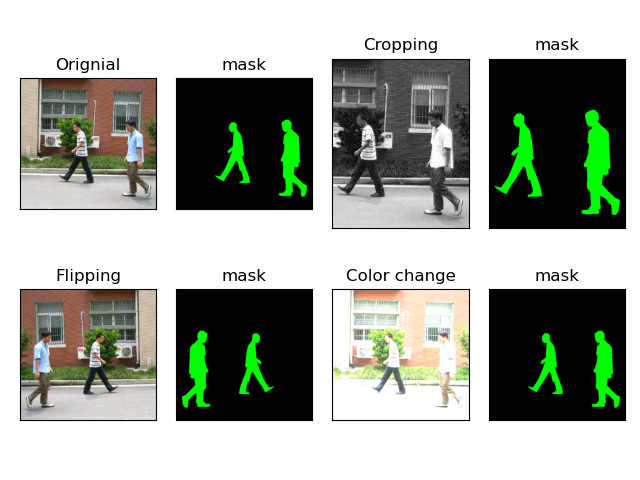
#> input picture images/dataset.png, 640 x 480 px
$ python -i ImageBase.py   (imports and definitions only)   (older library calls are emulated)
#> lines starting #> are read from the running program, lines starting #| are printed output that depends on the picture
#> further down, picture is the input picture: shape (480, 640, 3); mean B, G, R 158.6, 168.3, 162.3
#python3
#Steven Image base operation Class
import cv2
import numpy as np
from matplotlib import pyplot as plt
import random

# [24 lines left out: functions changeBgr2Rbg, changeRbg2Bgr, loadImg, not called in this run]

def loadGrayImg(file):
    img = loadImg(file,mode=cv2.IMREAD_GRAYSCALE)
    return img

def writeImg(img,filePath):
    cv2.imwrite(filePath,img)

def infoImg(img,str='image:'):
    return print(str,'shape:',img.shape,'size:',img.size,'dims=',img.ndim,'dtype:',img.dtype)

# [37 lines left out: functions grayImg, getImagChannel, resizeImg, showimage, plotImg, not called in this run]

def getImgHW(img):
    return img.shape[0],img.shape[1]

def distanceImg(img1,img2):
    return np.sqrt(np.sum(np.square(img1 - img2)))

"""-----------------------operation start-------"""
# [49 lines left out: functions calcAndDrawHist, equalizedHist, custEqualizedHist, not called in this run]

def histogram_equalize(img):
    b, g, r = cv2.split(img)
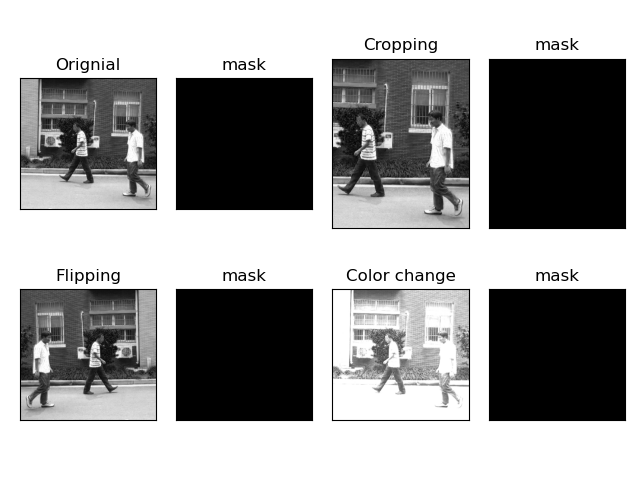
#> b: shape (480, 640); min 0, max 255, mean 158.6
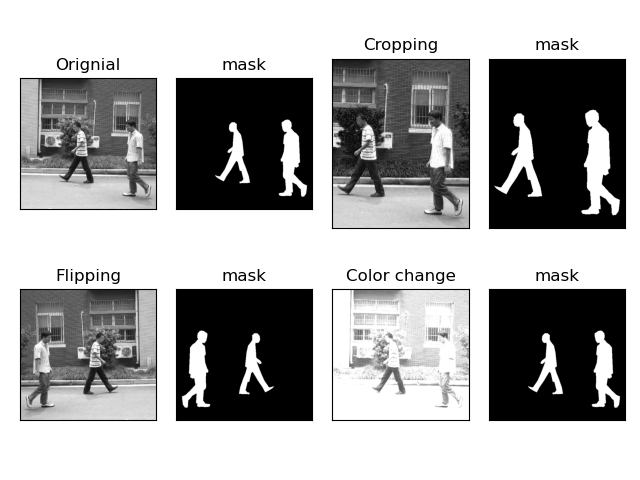
#> g: shape (480, 640); min 0, max 255, mean 168.3
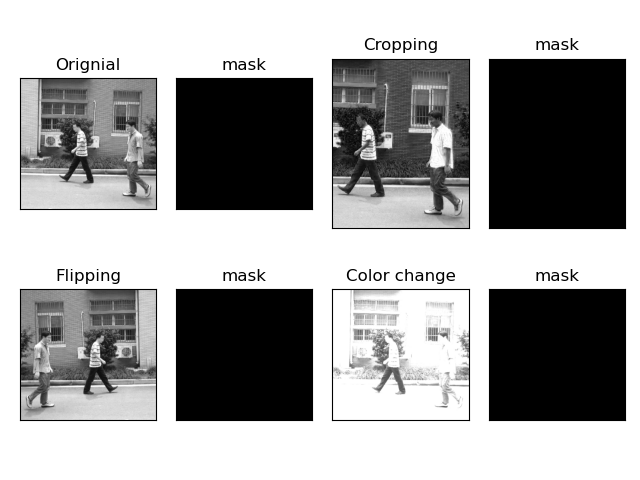
#> r: shape (480, 640); min 0, max 255, mean 162.3
    red = cv2.equalizeHist(r)
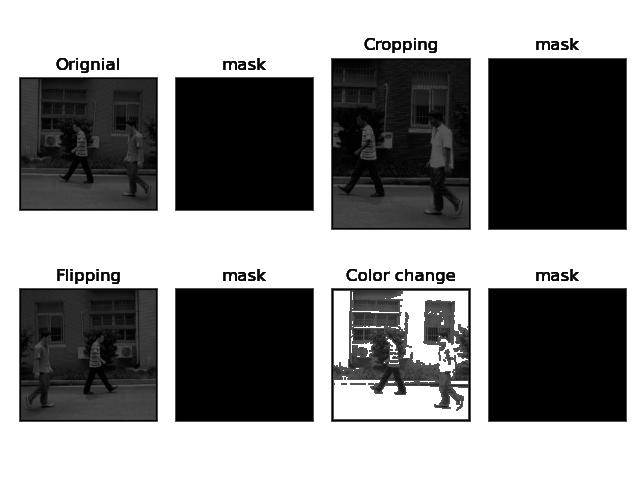
#> red: shape (480, 640); min 0, max 255, mean 137.1
    green = cv2.equalizeHist(g)
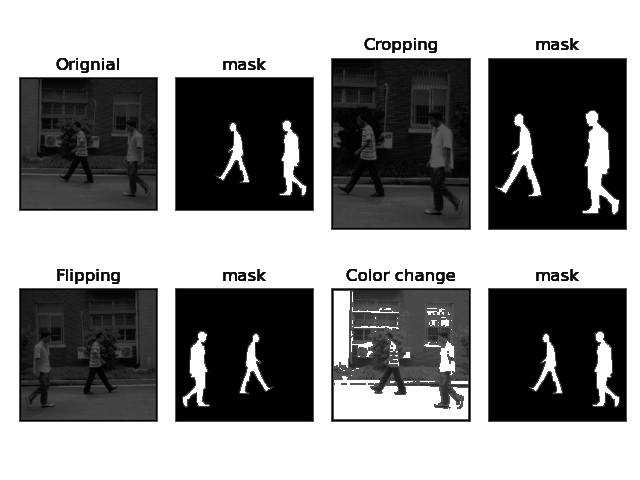
#> green: shape (480, 640); min 0, max 255, mean 141.7
    blue = cv2.equalizeHist(b)
    return cv2.merge((blue, green, red))
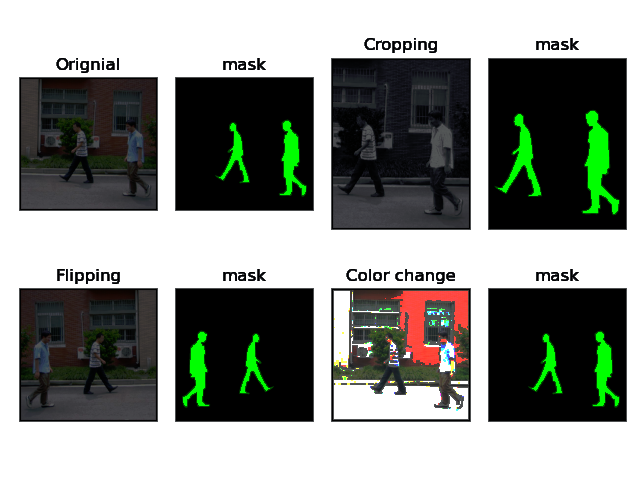
#> returned value: shape (480, 640, 3); mean of channels 0, 1, 2 135.7, 141.7, 137.1; drawn as B, G, R

# [43 lines left out: functions binaryImage, binaryImage2, thresHoldImage, OtsuMethodThresHold, not called in this run]

def thresHoldModel(img,mode=cv2.ADAPTIVE_THRESH_MEAN_C):
    #cv2.ADAPTIVE_THRESH_GAUSSIAN_C
    return cv2.adaptiveThreshold(img,255,mode,cv2.THRESH_BINARY,11,2)

def convolutionImg(img,kernel):
    return cv2.filter2D(img,-1,kernel)

# [343 lines left out: functions colorSpace, flipImg, custGray, differImg, reverseImg, LightImg and 9 more, not called in this run]

#https://docs.opencv.org/trunk/da/d22/tutorial_py_canny.html
def cannyImg(img,threshold1=100,threshold2=200):
    return cv2.Canny(img, threshold1=threshold1, threshold2=threshold2)

def sobelImg(img,scale=1,delta=0,ddepth = cv2.CV_16S, ksize=3):
    return cv2.Sobel(img, ddepth, 1, 0, ksize=ksize, scale=scale, delta=delta, borderType=cv.BORDER_DEFAULT)

# [23 lines left out: functions textImg, jointImage, not called in this run]

def rectangleImg(img,startPt,stopPt,color=(0, 0, 255),thickness=2):
    #return cv2.rectangle(img=img, pt1=startPt, pt2=stopPt, color=color, thickness=thickness)
    return cv2.rectangle(img, startPt, stopPt, color, thickness=2)

# [17 lines left out: functions adjustBrightnessAndContrast, GammaCorrection, not called in this run]

>>> import cv2
>>> picture = cv2.imread('../images/dataset.png')
>>> result = histogram_equalize(picture)

$ run again, on images/predict.png
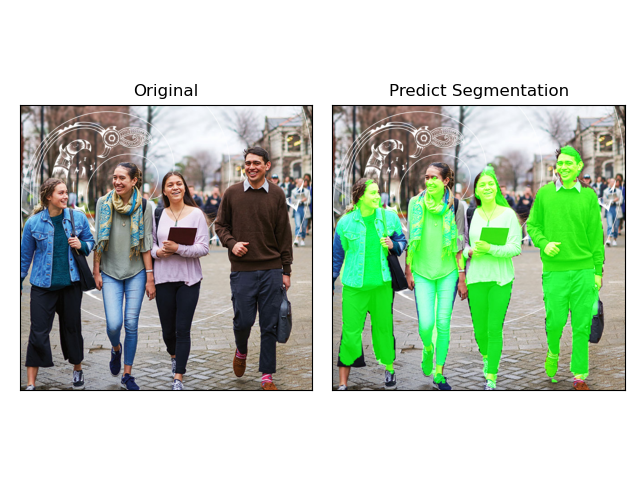
#> input picture images/predict.png, 640 x 480 px
#> picture is the input picture: shape (480, 640, 3); mean B, G, R 182.1, 199.2, 183.6
#> in histogram_equalize, `blue = cv2.equalizeHist(b)`:
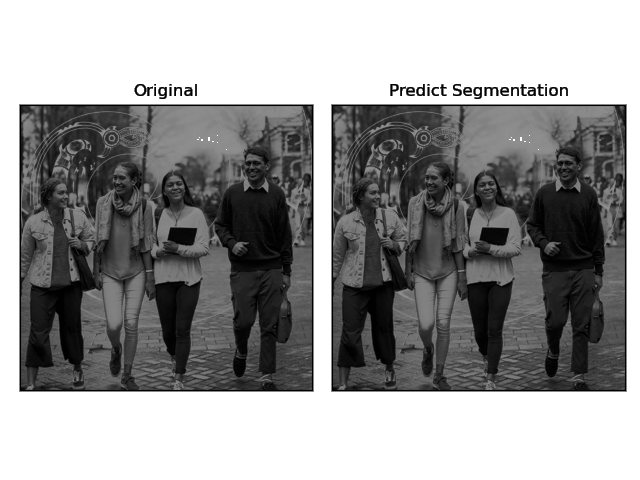
#> blue: shape (480, 640); min 0, max 255, mean 151.7
#> in histogram_equalize, `return cv2.merge((blue, green, red))`:
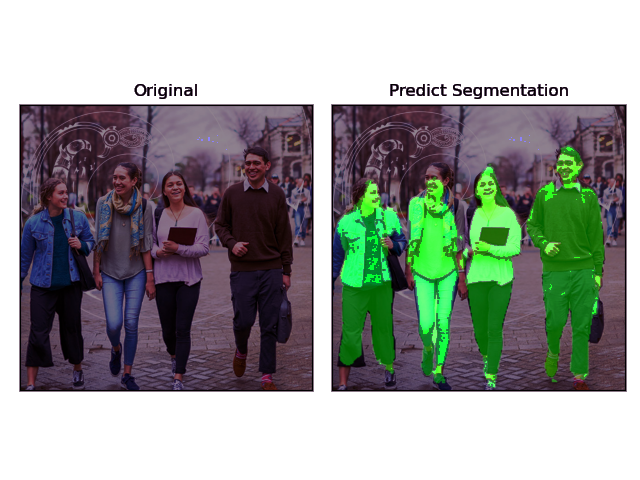
#> returned value: shape (480, 640, 3); mean of channels 0, 1, 2 151.7, 156, 151.7; drawn as B, G, R

$ run again, on images/predict1.png
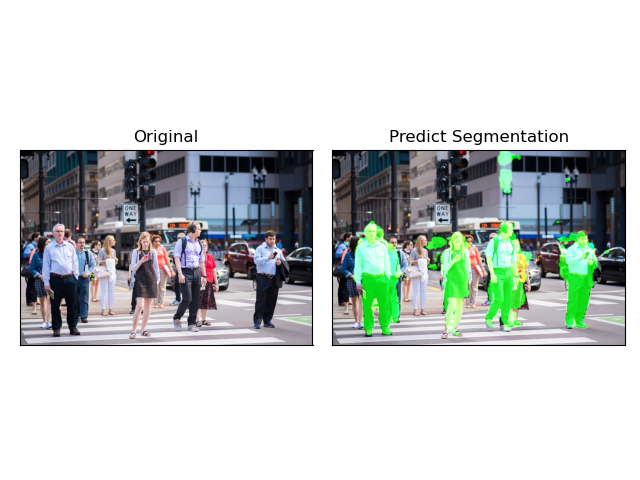
#> input picture images/predict1.png, 640 x 480 px
#> picture is the input picture: shape (480, 640, 3); mean B, G, R 203.9, 205.6, 200.6
#> in histogram_equalize, `b, g, r = cv2.split(img)`:
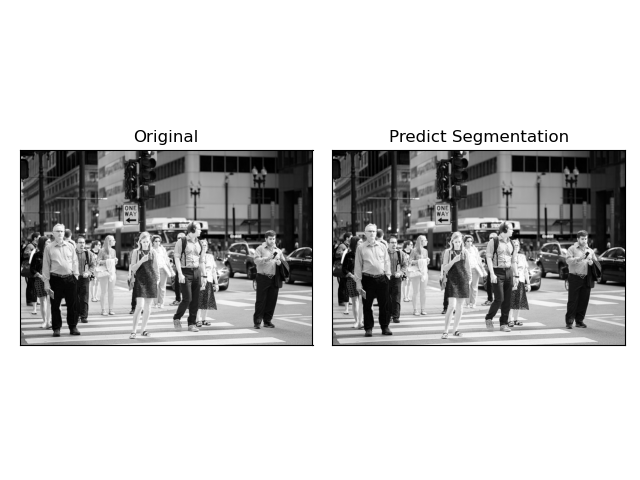
#> r: shape (480, 640); min 0, max 255, mean 200.6
#> in histogram_equalize, `return cv2.merge((blue, green, red))`:
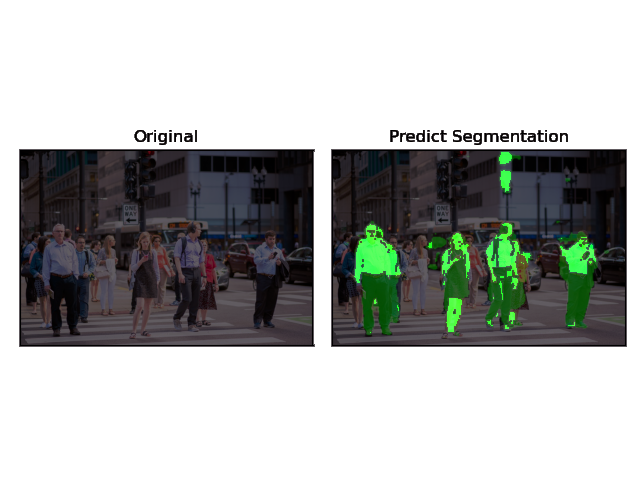
#> returned value: shape (480, 640, 3); mean of channels 0, 1, 2 175.2, 177.3, 175.1; drawn as B, G, R

$ run again, on images/predict2.png
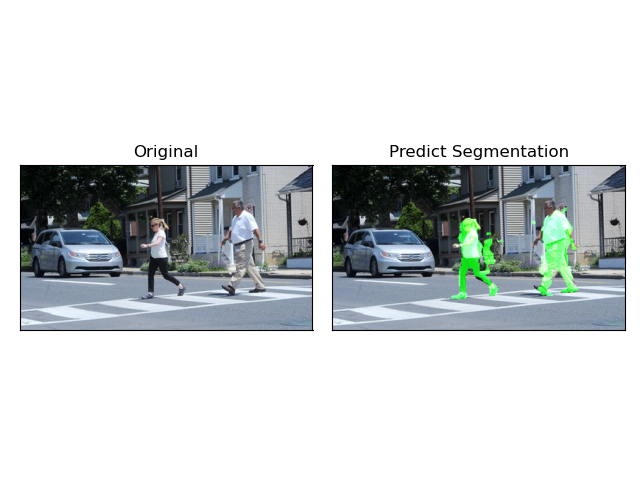
#> input picture images/predict2.png, 640 x 480 px
#> picture is the input picture: shape (480, 640, 3); mean B, G, R 212.8, 211.7, 207.7
#> in histogram_equalize, `b, g, r = cv2.split(img)`:
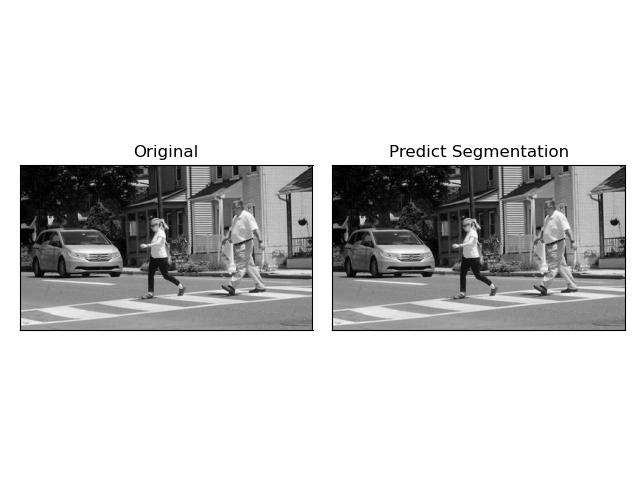
#> r: shape (480, 640); min 0, max 255, mean 207.7
#> in histogram_equalize, `red = cv2.equalizeHist(r)`:
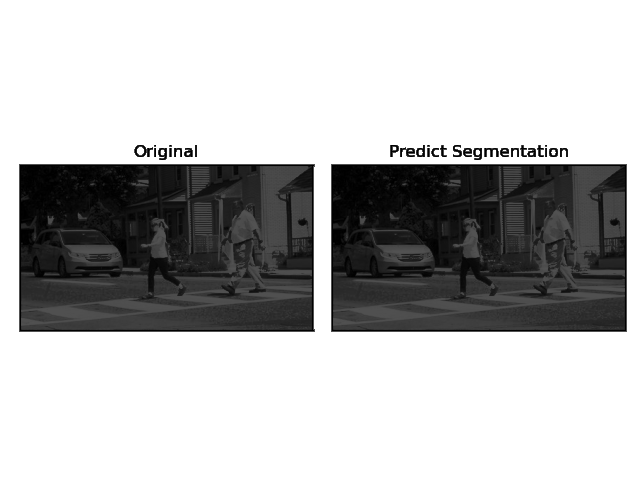
#> red: shape (480, 640); min 0, max 255, mean 184.7
